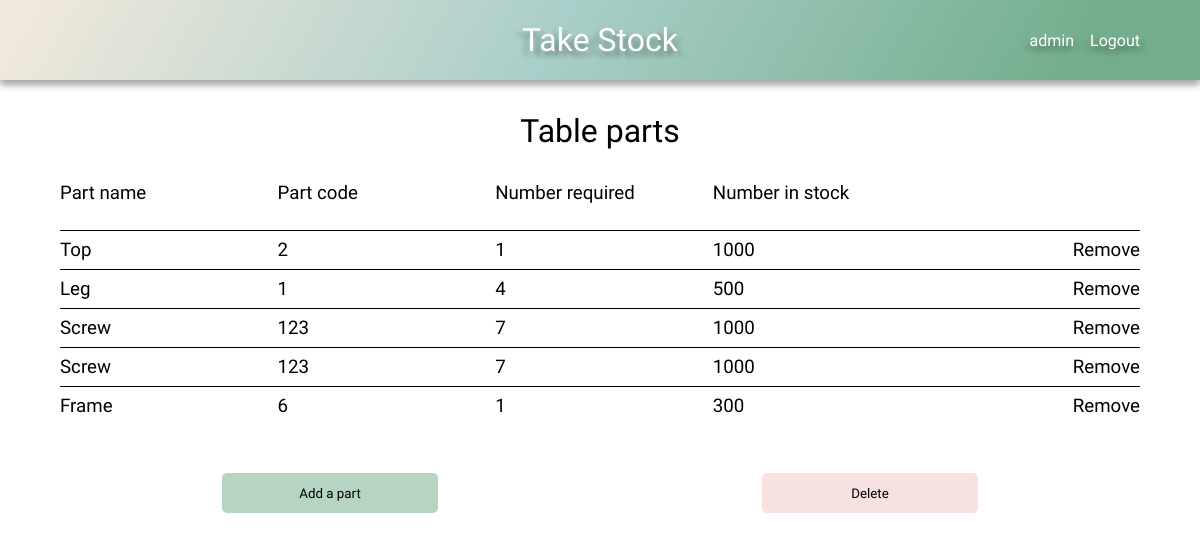
Page /product-detail/1 (signed in) on the committed database.
### stock/models.py (models this page shows, shortened)
class Product(models.Model):
    name = models.CharField(max_length=100)
    stock_parts = models.ManyToManyField(Stock)
    company = models.ForeignKey(User, on_delete=models.CASCADE, default=1)
    def __str__(self):
        return f'{self.name}'

class Parts(models.Model):
    product_part_belongs_to = models.ForeignKey(
        Product, on_delete=models.CASCADE
        )
    item = models.ForeignKey(
        Stock,
        on_delete=models.CASCADE
        )
    number_required = models.IntegerField()
    company = models.ForeignKey(User, on_delete=models.CASCADE, default=1)

class Stock(models.Model):
    name = models.CharField(max_length=100)
    code = models.CharField(max_length=100)
    number_in_stock = models.IntegerField()
    company = models.ForeignKey(User, on_delete=models.CASCADE, default=1)

### stock/views.py (the view)
# urls.py: path('product-detail/<int:pk>', product_detail, name='product-detail'),
def product_detail(request, pk):
    default_user = request.user
    product_parts = Parts.objects.filter(
        company=default_user).filter(product_part_belongs_to=pk)
    product = Product.objects.filter(
        company=default_user).filter(id=pk).first()
    context = {
        'product_parts': product_parts,
        'product': product,
    }
    return render(request, 'product_detail.html', context)

### stock/context_processors.py (called while the page is built)
def base(request):
    default_user = request.user
    return ({'default_user': default_user})

### stock/templates/product_detail.html
{% extends 'base.html' %}
{% load static %}
{% block head %}
    <link rel="stylesheet" href="{% static 'css/style.css' %}">
    <link rel="stylesheet" href="{% static 'css/grid.css' %}">
{% endblock %}
{% block content %}
    <h1>{{ product }} parts</h1>
    {% if not product_parts %}
        <h2 class="center">This product has no parts!</h3>
    {% else %}
        <div class="grid">
            <div class="grid-headings grid-5">
                <h3>Part name</h3>
                <h3>Part code</h3>
                <h3>Number required</h3>
                <h3>Number in stock</h3>
            </div>
            {% for part in product_parts %}
                <div class="grid-row grid-5">
                    <div class="item-name-content">
                        <h3>{{ part.item.name }}</h3>
                    </div>
                    <div class="item-code-content">
                        <h3>{{ part.item.code }}</h3>
                    </div>
                    <div class="item-required-content">
                        <h3>{{ part.number_required }}</h3>
                    </div>
                    <div class="item-number-content">
                        <h3>{{ part.item.number_in_stock }}</h3>
                    </div>
                    <div class="update">
                        <h3><a href="{% url 'delete-part' part.id %}">Remove</a></h3>
                    </div>
                </div>
            {% endfor %}
    {% endif %}
            <div class="grid-buttons">
                <a href="{% url 'add_more_parts' product.pk %}"><input class="btn grid-btn btn-submit btn-hover" type="button" value="Add a part"></input></a>
                <a href="{% url 'delete-product' product.id %}"><input class="btn grid-btn btn-delete btn-hover" type="button" value="Delete"></input></a>
            </div>
        </div>
{% endblock %}

### stock/templates/base.html (shortened to what this page needs)
{% load static %}
<!DOCTYPE html>
<html lang="en">
<head>
    <link rel="stylesheet" href="{% static 'css/style.css' %}">
    {% block head %}
    {% endblock %}
</head>
<body>
    <header class="main-header">
        <h1><a href="{% url 'home' %}">Take Stock</a></h1>
        <div class="user-nav">
            {% if user.is_authenticated %}
                <div id="dropdown">{{ default_user }}
                </div>
                <a href="{% url 'logout' %}">Logout</a>
            {% else %}
                <a href="{% url 'login' %}">Login</a>
                <a href="{% url 'register' %}">Register</a>
            {% endif %}
        </div>
    </header>
    {% block content %}
    {% endblock %}
</body>
</html>

### stock/static/css/style.css (style rules this page uses)
:root { --clr-mix-calm: 120deg, #f1e9dc 2%, #aacec9, #73ad8b 90%; --shadow: 0 10px 20px 0 rgba(0, 0, 0, .2), 0 10px 20px 0 rgba(0, 0, 0, .2); --shadow-s: 0 5px 7px 0 rgba(0, 0, 0, .2), 0 5px 7px 0 rgba(0, 0, 0, .2); --shadow-l: 0 20px 30px 0 rgba(0, 0, 0, .2), 0 20px 30px 0 rgba(0, 0, 0, .2); --shadow-tl: 5px 5px 5px rgba(0, 0, 0, .2), -5px 5px 5px rgba(0, 0, 0, .2); --header-height: 5em; --hover: .522; --btn-submit: hsla(145, 26%, 56%, var(--hover)); --btn-delete: hsla(0, 58%, 86%, var(--hover)); }
*, *::before, *::after { margin: 0; padding: 0; box-sizing: border-box; text-decoration: none; list-style-type: none; color: #000000; font-family: 'Nanum Gothic', 'Gill Sans', 'Gill Sans MT', Calibri, 'Trebuchet MS', sans-serif; font-weight: 300; }
body { overflow-x: hidden; }
h1, .center, .add-new { width: max-content; margin: 1em auto; }
.main-header { display: flex; justify-content: center; align-items: center; height: var(--header-height); background: linear-gradient(var(--clr-mix-calm)); box-shadow: var(--shadow-s); position: relative; }
.main-header h1 a { color: #FFFFFF; text-shadow: var(--shadow-tl); }
.btn { border: none; }
.btn-delete { background-color: var(--btn-delete); }
.btn-submit { background-color: var(--btn-submit); }
.user-nav { max-width: 20%; display: flex; justify-content: space-between; gap: 1em; position: absolute; right: 5%; }
.user-nav div, .user-nav a { color: #FFFFFF; text-shadow: var(--shadow-tl); }
#dropdown { position: relative; cursor: pointer; }

### stock/static/css/grid.css (style rules this page uses)
.grid { display: grid; min-width: 80%; max-width: 90%; margin: 2em auto; grid-auto-flow: row; grid-column: repeat(12, 1fr); }
.grid-headings { display: grid; height: 3em; }
.grid-row { display: grid; align-items: center; grid-auto-flow: column; padding: .5em 0; border-top: 1px solid #000000; }
.grid-5 { grid-template-columns: repeat(5, 1fr); gap: .5em; }
.grid-4 > *, .grid-5 > * { max-width: 100%; overflow-x: scroll; }
.update { text-align: end; }
.grid-buttons { display: flex; justify-content: space-around; padding: 3em 0; }
.grid-buttons a { width: 20%; }
.grid-buttons a input { width: 100%; cursor: pointer; }
.grid-btn { width: 20%; height: 3em; border-radius: 5px; }

### rows in the picture
Product: name "Table"
Parts: item.name "Top", item.code "2", number_required "1", item.number_in_stock "1000"
Parts: item.name "Leg", item.code "1", number_required "4", item.number_in_stock "500"
Parts: item.name "Screw", item.code "123", number_required "7", item.number_in_stock "1000"
Parts: item.name "Screw", item.code "123", number_required "7", item.number_in_stock "1000"
Parts: item.name "Frame", item.code "6", number_required "1", item.number_in_stock "300"

### other values in the picture
{{ default_user }} "admin"
